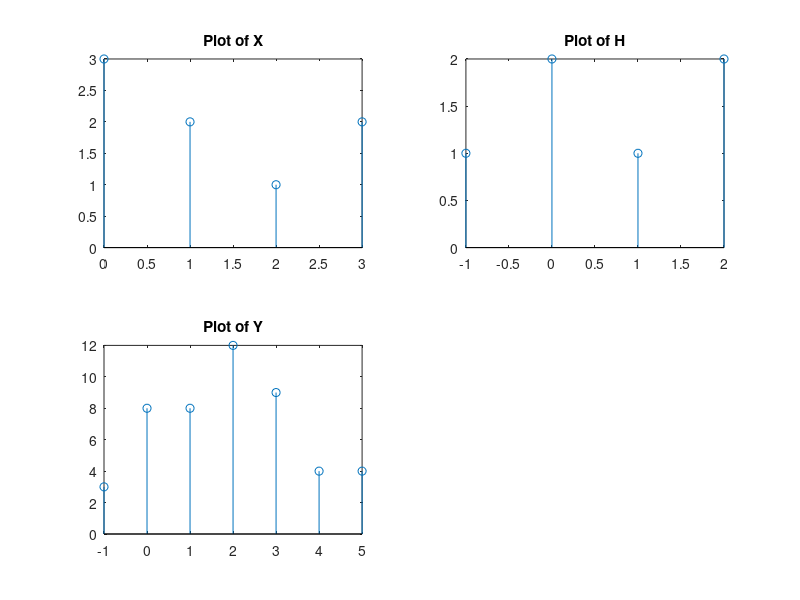

MATLAB code for this plot:
clc;
clear;
x=[3 2 1 2];
h=[1 2 1 2];
m=length(x);
n=length(h);
X=[x,zeros(1,n)];
H=[h,zeros(1,m)];
for i=1:n+m-1
    Y(i)=0;
    for j=1:m
        if(i-j+1>0)
            Y(i)=Y(i)+X(j)*H(i-j+1);
        else
        end
    end
end

display(Y);

Z = conv(x,h);
display(Z);

if Y==Z
    display('Convolution Ok');  
end;

indexofx=0:length(x)-1;
indexofh=-1:length(h)-2;
 stem(indexofx,x);
 stem(indexofh,h);
 indexofy = -1:(length(x)+length(h)-3);
 subplot(2,2,1);
 stem(indexofx,x);
  title('Plot of X');
 subplot(2,2,2);
 stem(indexofh,h);
 title('Plot of H');
 subplot(2,2,3);
 stem(indexofy,Y);
  title('Plot of Y');
